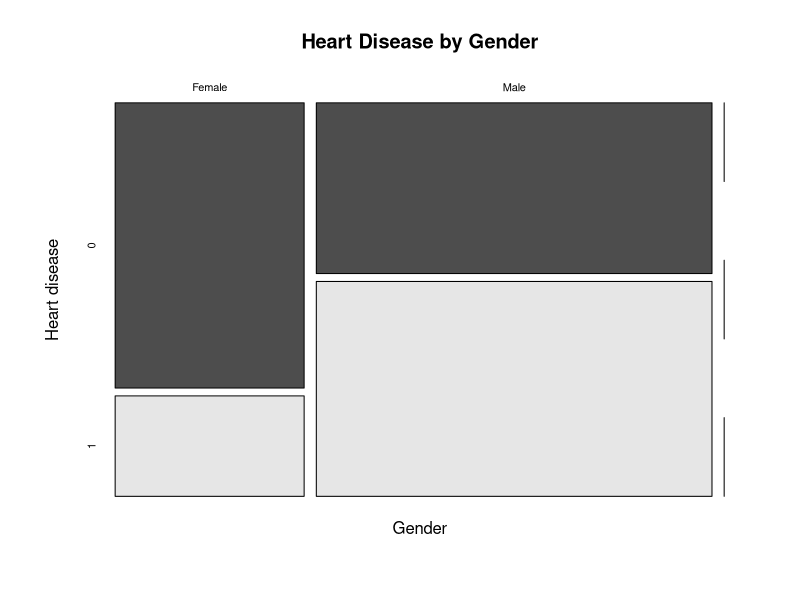
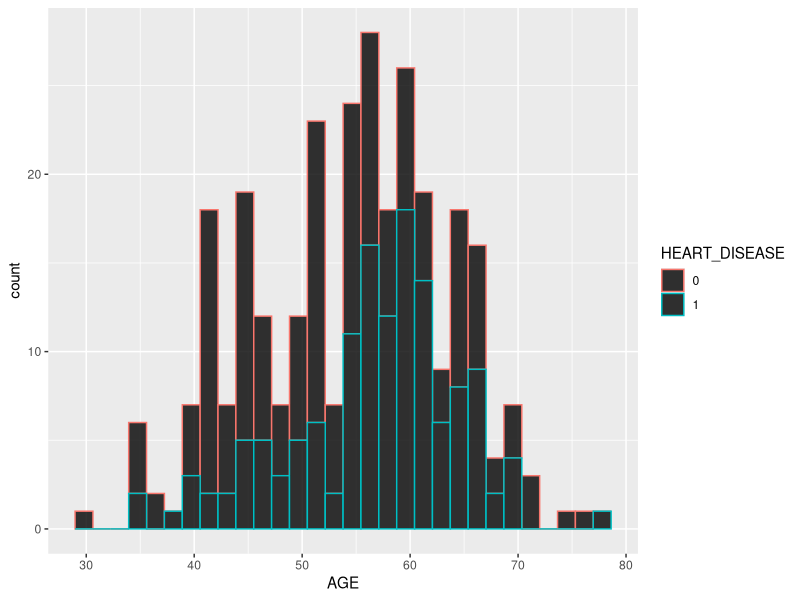
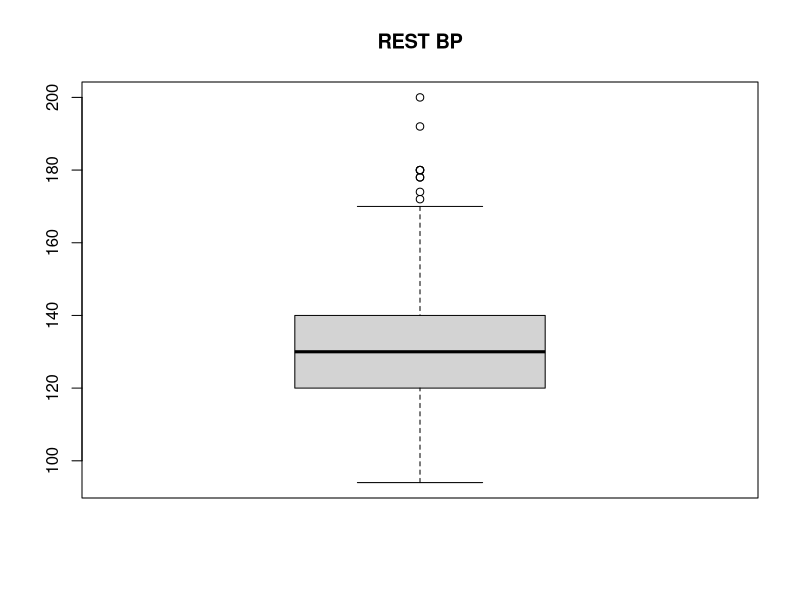
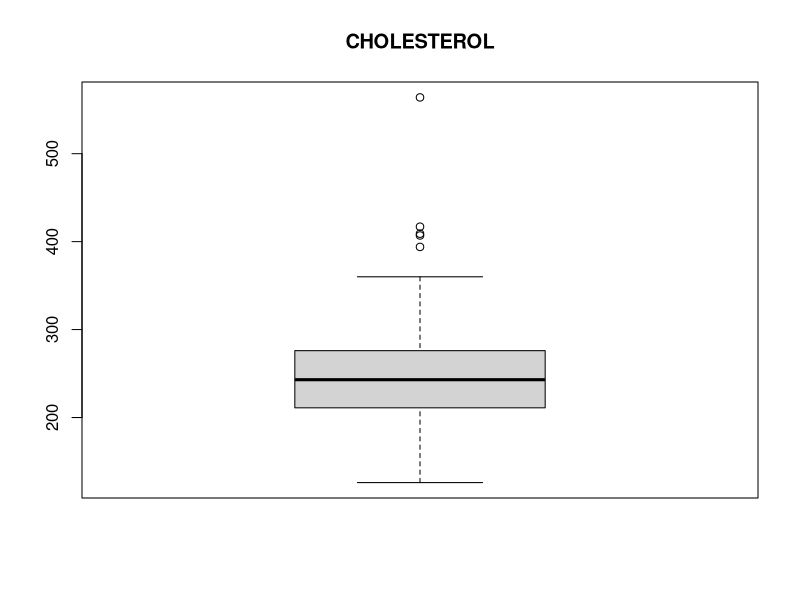
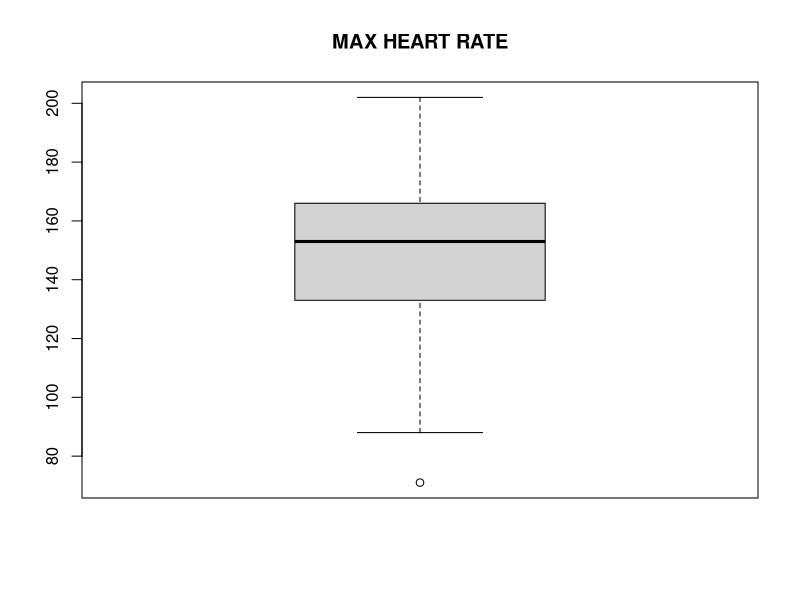
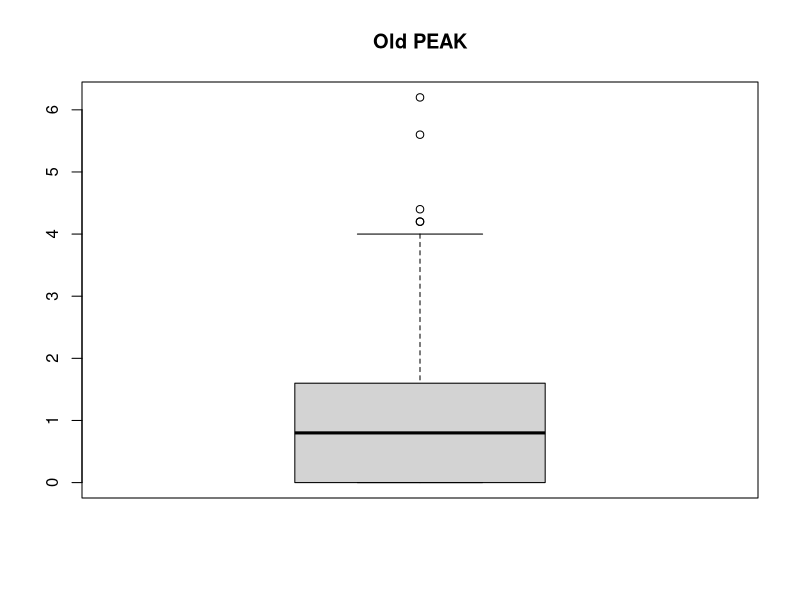

Recreate these plots in R, in order.
## ---- chunk 1
# Load packages
library('ggplot2') # visualization
library('caret')
library('dplyr')
library('Hmisc')

data=read.csv('cleveland_heart.csv', header = TRUE, na.strings = c("?",""))
## ---- chunk 2
str(data)
## ---- chunk 3
data$HEART_DISEASE[data$HEART_DISEASE > 0] <- 1
## ---- chunk 4
names <- c('SEX','CHEST_PAIN','FASTING_BLOOD_SUGAR','REST_ECG','EXERCISE_INDUCED_ANGINA','SLOPE','MAJOR_VESSELS','THAL','HEART_DISEASE')
data[,names] <- lapply(data[,names] , factor)
str(data)
## ---- chunk 5
sum(is.na(data))
data <- na.omit(data)
## ---- chunk 6
levels(data$SEX) = c("Female","Male","")
mosaicplot(data$SEX ~ data$HEART_DISEASE, main="Heart Disease by Gender", color=TRUE,
           xlab="Gender", ylab="Heart disease")
## ---- chunk 7
ggplot(data, aes(x=AGE, color=HEART_DISEASE)) +
  geom_histogram(fill="black", alpha=0.8)
## ---- chunk 8
d2 <- data[,c(4,5,8)] # a data frame that only contains the numerical attributes
cm <- rcorr(as.matrix(d2)) # the correlation matrix with significance values
cm # this outputs the correlation matrix (r), n (which is the number of observations)
cm$P # this outputs the p values
## ---- chunk 9
boxplot(data$REST_BP, main="REST BP")
boxplot(data$CHOLESTEROL, main="CHOLESTEROL")
boxplot(data$MAX_HEART_RATE, main="MAX HEART RATE")
boxplot(data$OLDPEAK, main= "Old PEAK")
## ---- chunk 10
inTrain <- createDataPartition(data$HEART_DISEASE, times = 1, p = 0.7, list = FALSE)
trainData<-data[inTrain,]
testData<-data[-inTrain,]
## ---- chunk 11
set.seed(11)
model <- glm(HEART_DISEASE ~.,family=binomial(link='logit'),data=trainData)
## ---- chunk 12
summary(model)
anova(model,test="Chisq")
## ---- chunk 13
predicted <- plogis(predict(model, testData)) 
## ---- chunk 14
fitted.results <- ifelse(predicted > 0.5,1,0)
misClasificError <- mean(fitted.results != testData$HEART_DISEASE)
print(paste('Accuracy',1-misClasificError))
## ---- chunk 15
confMat <- confusionMatrix(factor(fitted.results, levels = 0:1),factor(testData$HEART_DISEASE, levels = 0:1))
confMat
